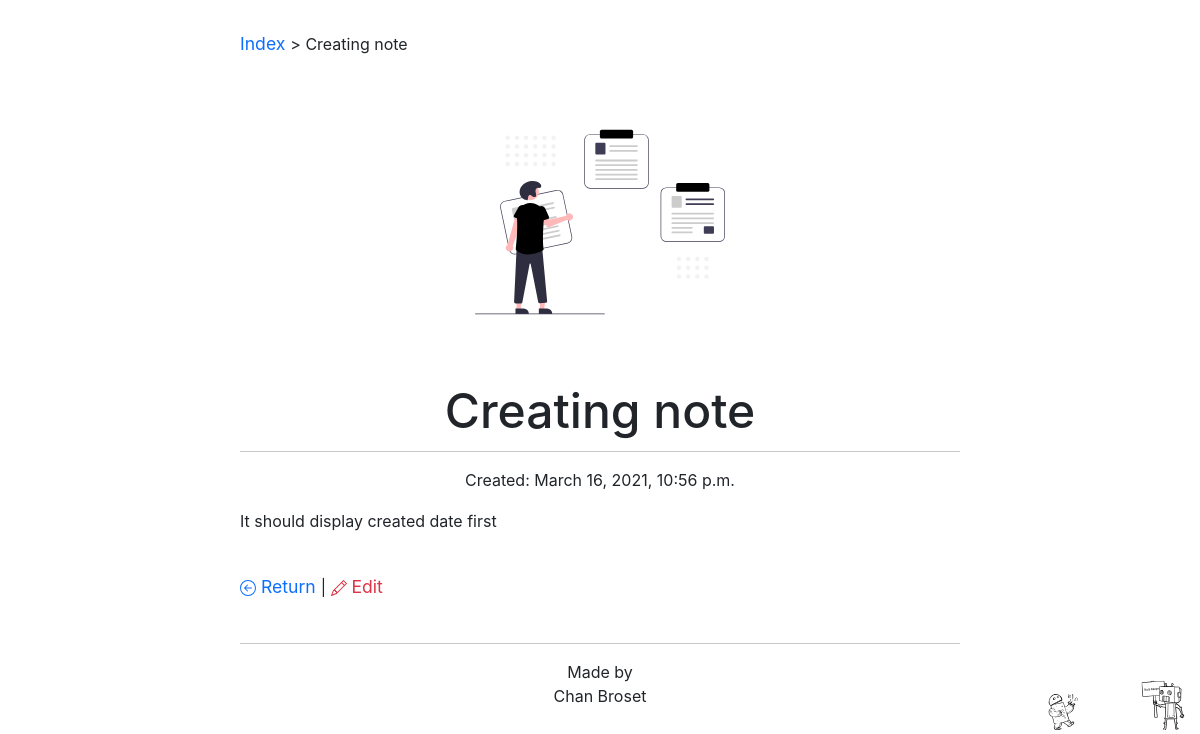
Page /note_keeper/19/ on the committed database.
### note_keeper/models.py (models this page shows, shortened)
class Note(models.Model):
    title = models.CharField(max_length=200)
    content = models.TextField()
    doc = models.DateTimeField('date published')
    modify_date = models.DateTimeField('date published', default=timezone.now())

### note_keeper/views.py (the view)
# urls.py: path('<int:pk>/', views.DetailView.as_view(), name='note'),
class DetailView(generic.DetailView):
    model = Note
    template_name = 'note_keeper/note.html'

### note_keeper/templates/note_keeper/note.html (shortened to what this page needs)
{% extends "note_keeper/base.html" %}
{% block currPage %} <a href="{% url 'note_keeper:index' %}"> Index </a> > {{ note.title }} {% endblock %}
{% block heading1 %} {{ note.title }} {% endblock %}
{% block mainbody %}
<hr />
<p class="text-center"> {% if note.doc >= note.modify_date %} Created: {{ note.doc }} {% endif %} {% if note.modify_date > note.doc %} Modified: {{ note.modify_date }} {% endif %} </p>
<p> {{ note.content | linebreaks }} </p>
<div class="margin-top">
<a href="{% url 'note_keeper:index' %}">  Return </a>
 |
  <a href="{% url 'note_keeper:edit_note' note.id %}" class="card-link text-danger"> Edit</a>
</div>
{% endblock %}

### note_keeper/static/note_keeper/style.css (style rules this page uses)
:root { -moz-tab-size: 4; -o-tab-size: 4; tab-size: 4; }
html { line-height: 1.15; -webkit-text-size-adjust: 100%; }
html { -webkit-font-smoothing: antialiased; -moz-osx-font-smoothing: grayscale; }
body { font-family: Inter, ui-sans-serif, system-ui, -apple-system, BlinkMacSystemFont, Segoe UI, Roboto, Helvetica Neue, Arial, Noto Sans, sans-serif, Apple Color Emoji, Segoe UI Emoji, Segoe UI Symbol, Noto Color Emoji; margin: 2em 2em 2em 2em; background: url("images/bg.svg"); background-repeat: no-repeat; background-position: right bottom; background-size: 10em; }
p { font-size: 1rem; line-height: 1.55rem; }
a { font-size: 1.1rem; line-height: 1.55rem; text-decoration: inherit; }
.margin-top { margin: 5vh 0 0 0; }
@media (min-width: 1024px) { body { margin: 2em 20vw 2em 20vw; } }

### rows in the picture
Note: title "Creating note", doc "March 16, 2021, 10:56 p.m.", content "It should display created date first"
